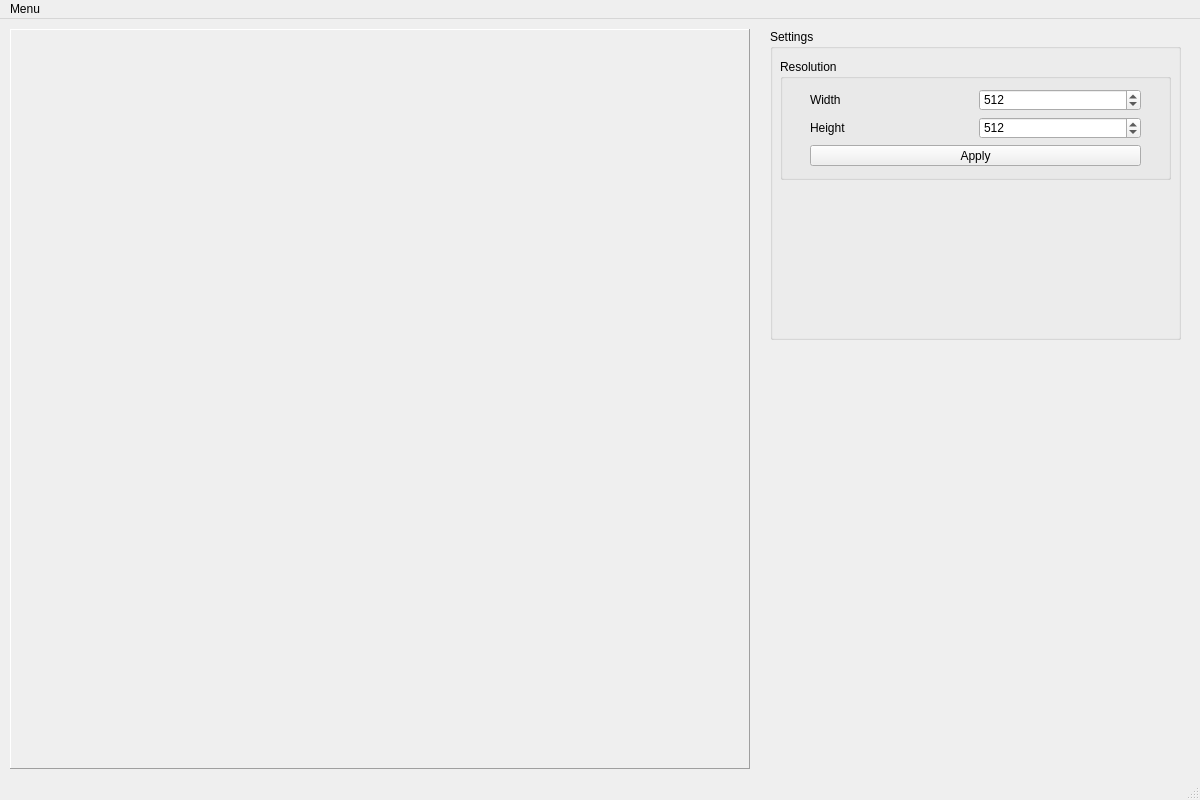
<?xml version="1.0" encoding="UTF-8"?>
<ui version="4.0">
 <class>MainWindow</class>
 <widget class="QMainWindow" name="MainWindow">
  <property name="geometry">
   <rect>
    <x>0</x>
    <y>0</y>
    <width>1200</width>
    <height>800</height>
   </rect>
  </property>
  <property name="baseSize">
   <size>
    <width>0</width>
    <height>0</height>
   </size>
  </property>
  <property name="windowTitle">
   <string>Fluidity v1.0</string>
  </property>
  <property name="windowOpacity">
   <double>1.000000000000000</double>
  </property>
  <property name="autoFillBackground">
   <bool>false</bool>
  </property>
  <widget class="QWidget" name="centralwidget">
   <widget class="QFrame" name="frame">
    <property name="geometry">
     <rect>
      <x>10</x>
      <y>10</y>
      <width>740</width>
      <height>740</height>
     </rect>
    </property>
    <property name="frameShape">
     <enum>QFrame::Panel</enum>
    </property>
    <property name="frameShadow">
     <enum>QFrame::Raised</enum>
    </property>
    <widget class="QWidget" name="wdg_GLViewport" native="true">
     <property name="enabled">
      <bool>true</bool>
     </property>
     <property name="geometry">
      <rect>
       <x>10</x>
       <y>10</y>
       <width>721</width>
       <height>721</height>
      </rect>
     </property>
     <property name="minimumSize">
      <size>
       <width>0</width>
       <height>0</height>
      </size>
     </property>
     <property name="baseSize">
      <size>
       <width>0</width>
       <height>0</height>
      </size>
     </property>
     <property name="cursor">
      <cursorShape>CrossCursor</cursorShape>
     </property>
     <zorder>frame</zorder>
    </widget>
   </widget>
   <widget class="QGroupBox" name="groupBox">
    <property name="geometry">
     <rect>
      <x>770</x>
      <y>10</y>
      <width>411</width>
      <height>311</height>
     </rect>
    </property>
    <property name="title">
     <string>Settings</string>
    </property>
    <widget class="QGroupBox" name="groupBox_2">
     <property name="geometry">
      <rect>
       <x>10</x>
       <y>30</y>
       <width>391</width>
       <height>121</height>
      </rect>
     </property>
     <property name="title">
      <string>Resolution</string>
     </property>
     <widget class="QWidget" name="">
      <property name="geometry">
       <rect>
        <x>30</x>
        <y>30</y>
        <width>331</width>
        <height>77</height>
       </rect>
      </property>
      <layout class="QGridLayout" name="gridLayout">
       <item row="1" column="0">
        <widget class="QLabel" name="label_2">
         <property name="text">
          <string>Height</string>
         </property>
        </widget>
       </item>
       <item row="0" column="0">
        <widget class="QLabel" name="label">
         <property name="text">
          <string>Width</string>
         </property>
        </widget>
       </item>
       <item row="0" column="1">
        <widget class="QSpinBox" name="spinBox_2">
         <property name="minimum">
          <number>64</number>
         </property>
         <property name="maximum">
          <number>9999</number>
         </property>
         <property name="value">
          <number>512</number>
         </property>
        </widget>
       </item>
       <item row="1" column="1">
        <widget class="QSpinBox" name="spinBox">
         <property name="minimum">
          <number>64</number>
         </property>
         <property name="maximum">
          <number>9999</number>
         </property>
         <property name="value">
          <number>512</number>
         </property>
        </widget>
       </item>
       <item row="2" column="0" colspan="2">
        <widget class="QPushButton" name="btn_Button0">
         <property name="text">
          <string>Apply</string>
         </property>
        </widget>
       </item>
      </layout>
     </widget>
     <zorder></zorder>
     <zorder>btn_Button0</zorder>
    </widget>
   </widget>
  </widget>
  <widget class="QMenuBar" name="menubar">
   <property name="geometry">
    <rect>
     <x>0</x>
     <y>0</y>
     <width>1200</width>
     <height>21</height>
    </rect>
   </property>
   <widget class="QMenu" name="menuMenu">
    <property name="title">
     <string>Menu</string>
    </property>
   </widget>
   <addaction name="menuMenu"/>
  </widget>
  <widget class="QStatusBar" name="statusbar"/>
 </widget>
 <resources/>
 <connections/>
</ui>
